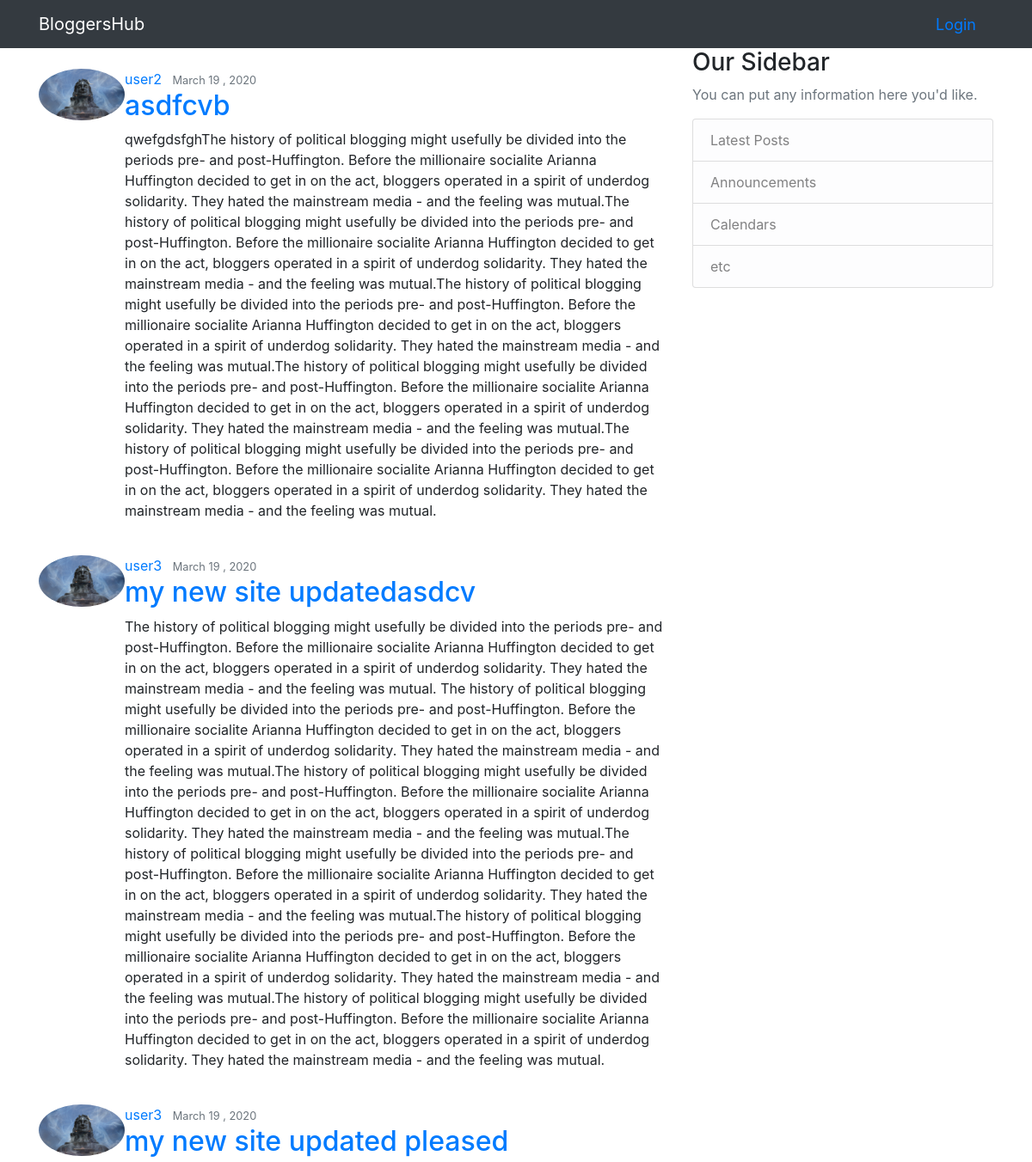
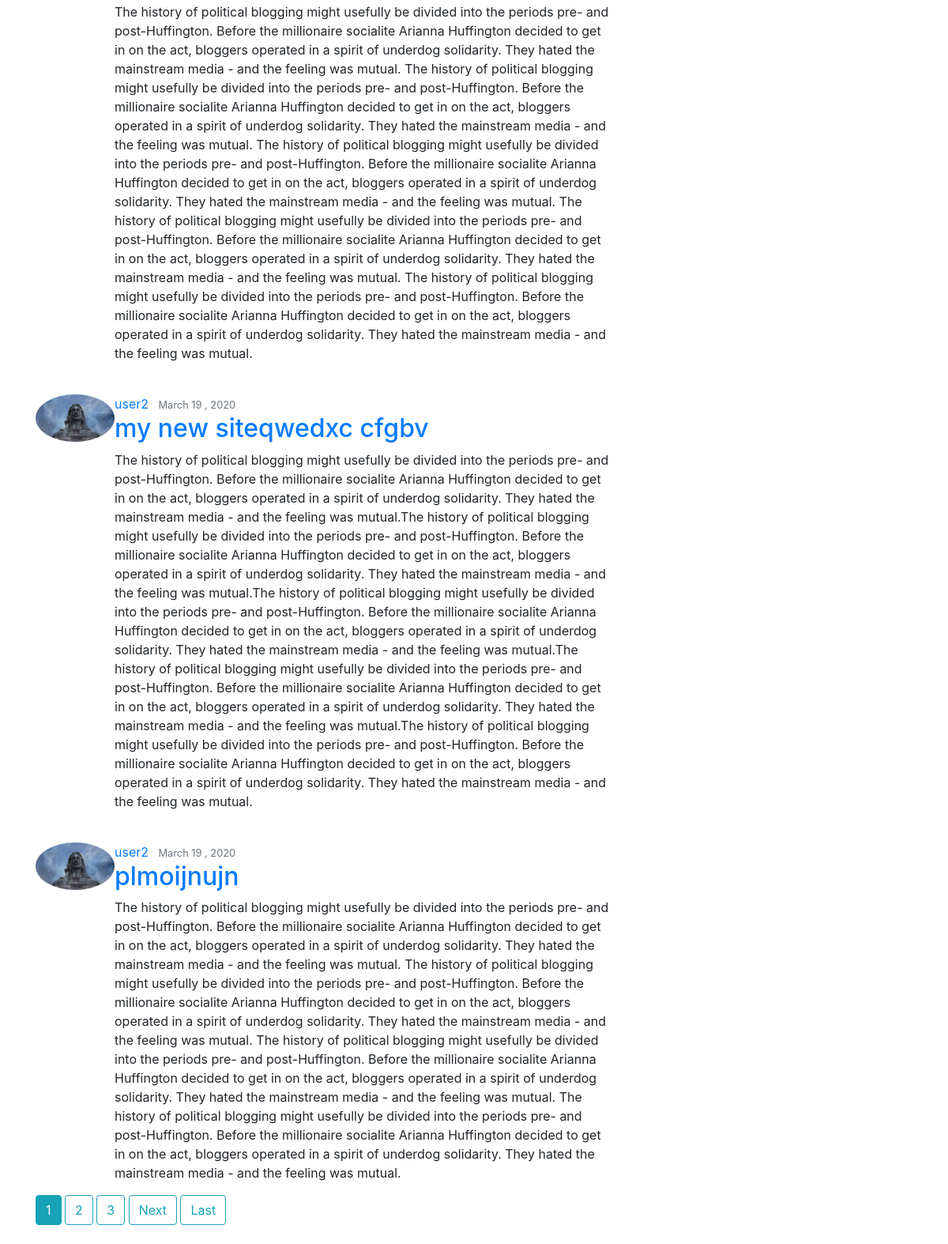
The page / on the database its author committed (2 pictures, top to bottom).
### posts/models.py (models this page shows, shortened)
class Post(models.Model):
    title = models.CharField(max_length=100)
    content = models.TextField()
    date_post = models.DateTimeField(default = timezone.now)
    author = models.ForeignKey(User, on_delete=models.CASCADE)

### users/models.py (models this page shows, shortened)
class profileModel(models.Model):
    user = models.OneToOneField(User,on_delete=models.CASCADE)
    image = models.ImageField(default='default.jpg',upload_to='images')

### posts/views.py (the view)
# urls.py: path('', PostListView.as_view(), name = 'index'),
class PostListView(ListView):
    model = Post
    template_name = 'posts/index.html'
    context_object_name = 'posts'
    ordering = ['-date_post']
    paginate_by = 5

### templates/posts/index.html (shortened to what this page needs)
{% extends 'posts/base.html' %}
{% load static %}
{% block content %}
 {% for i in posts %}
 <br>
      <article class="media content-section">
        <img class="rounded-circle article-img"  src="{{i.author.profilemodel.image.url}}" width="100px" alt="">
         <div class="media-body">
           <div class="article-metadata">
             <a class="mr-2" href="{% url 'userPost' i.author.username  %}">{{i.author}}</a>
             <small class="text-muted">{{i.date_post|date:"F d , Y"}}</small>
             </div>
           <h2><a class="article-title" href="{% url 'postDetail' i.id %}">{{i.title}}</a></h2>
           <p class="article-content">{{i.content}}</p>
         </div>
       </article>
{% endfor%}
{% if is_paginated %}
      {% for num in page_obj.paginator.page_range %}
        {% if page_obj.number == num %}
          <a class="btn btn-info mb-4" href="?page={{ num }}">{{ num }}</a>
        {% elif num > page_obj.number|add:'-3' and num < page_obj.number|add:'3' %}
          <a class="btn btn-outline-info mb-4" href="?page={{ num }}">{{ num }}</a>
        {% endif %}
      {% endfor %}
      {% if page_obj.has_next %}
        <a class="btn btn-outline-info mb-4" href="?page={{ page_obj.next_page_number }}">Next</a>
        <a class="btn btn-outline-info mb-4" href="?page={{ page_obj.paginator.num_pages }}">Last</a>
      {% endif %}
    {% endif %}
{% endblock %}

### templates/posts/base.html (shortened to what this page needs)
{% load static %}
<!DOCTYPE html>
<html lang="en" dir="ltr">
  <head>
    <link rel="stylesheet" href="https://stackpath.bootstrapcdn.com/bootstrap/4.4.1/css/bootstrap.min.css">
  </head>
    <body>
      {% include 'posts/navbar.html'%}
            <main role="main" class="container">
             <div class="row">
               <div class="col-md-8">
                 {% block content %}{% endblock %}
               </div>
               <div class="col-md-4">
                 <div class="content-section">
                   <h3>Our Sidebar</h3>
                   <p class='text-muted'>You can put any information here you'd like.
                     <ul class="list-group">
                       <li class="list-group-item list-group-item-light">Latest Posts</li>
                       <li class="list-group-item list-group-item-light">Announcements</li>
                       <li class="list-group-item list-group-item-light">Calendars</li>
                       <li class="list-group-item list-group-item-light">etc</li>
                     </ul>
                   </p>
                 </div>
               </div>
             </div>
           </main>
  </body>
  </html>

### templates/posts/navbar.html (shortened to what this page needs)
{% load static %}
<nav class="navbar navbar-expand-lg navbar-dark bg-dark">
  <div class="container">
  <a class="navbar-brand" href="{% url 'index' %}">BloggersHub</a>
  {% if user.is_authenticated %}
  <div class="collapse navbar-collapse" id="navbarSupportedContent">
    <ul class="navbar-nav mr-auto">
      <li class="nav-item active">
        <a class="nav-link" href="{% url 'index' %}">Home <span class="sr-only">(current)</span></a>
      </li>
      <li class="nav-item">
        <a class="nav-link" href="{% url 'profile' %}">User Profile</a>
      </li>
      <li class="nav-item">
        <a class="nav-link" href="{% url 'postCreate' %}">New Post</a>
      </li>
    </ul>
  </div>
    <span class="hello-msg">Hello, {{request.user}}</span>
    <span class="hello-msg">
       <a class="nav-link" href="{% url 'logout' %}">Logout</a>
    </span>
    {% else %}
   <span class="hello-msg">
      <a  href="{% url 'login' %}">Login</a>
   </span>
   {% endif %}
     </div>
</nav>

### templates/posts/navbar.html (style rules this page uses)
.hello-msg { font-size: 18px; color: #fff; margin-right: 20px; }

### rows shown on the page
Post: author.profilemodel.image (placeholder picture), author "user2", date_post "March 19 , 2020", title "asdfcvb", content "qwefgdsfghThe history of political blogging might usefully be divided into the periods pre- and post-Huffington. Before the millionaire socialite Arianna Huffington decided to get in on the act, bloggers operated in a spirit of underdog solidarity. They hated the mainstream media - and the feeling was mutual.The history of political blogging might usefully be divided into the periods pre- and post-Huffington. Before the millionaire socialite Arianna Huffington decided to get in on the act, bloggers operated in a spirit of underdog solidarity. They hated the mainstream media - and the feeling was mutual.The history of political blogging might usefully be divided into the periods pre- and…"
Post: author.profilemodel.image (placeholder picture), author "user3", date_post "March 19 , 2020", title "my new site updatedasdcv", content "The history of political blogging might usefully be divided into the periods pre- and post-Huffington. Before the millionaire socialite Arianna Huffington decided to get in on the act, bloggers operated in a spirit of underdog solidarity. They hated the mainstream media - and the feeling was mutual. The history of political blogging might usefully be divided into the periods pre- and post-Huffington. Before the millionaire socialite Arianna Huffington decided to get in on the act, bloggers operated in a spirit of underdog solidarity. They hated the mainstream media - and the feeling was mutual.The history of political blogging might usefully be divided into the periods pre- and…"
Post: author.profilemodel.image (placeholder picture), author "user3", date_post "March 19 , 2020", title "my new site updated pleased", content "The history of political blogging might usefully be divided into the periods pre- and post-Huffington. Before the millionaire socialite Arianna Huffington decided to get in on the act, bloggers operated in a spirit of underdog solidarity. They hated the mainstream media - and the feeling was mutual. The history of political blogging might usefully be divided into the periods pre- and post-Huffington. Before the millionaire socialite Arianna Huffington decided to get in on the act, bloggers operated in a spirit of underdog solidarity. They hated the mainstream media - and the feeling was mutual. The history of political blogging might usefully be divided into the periods pre- and…"
Post: author.profilemodel.image (placeholder picture), author "user2", date_post "March 19 , 2020", title "my new siteqwedxc cfgbv", content "The history of political blogging might usefully be divided into the periods pre- and post-Huffington. Before the millionaire socialite Arianna Huffington decided to get in on the act, bloggers operated in a spirit of underdog solidarity. They hated the mainstream media - and the feeling was mutual.The history of political blogging might usefully be divided into the periods pre- and post-Huffington. Before the millionaire socialite Arianna Huffington decided to get in on the act, bloggers operated in a spirit of underdog solidarity. They hated the mainstream media - and the feeling was mutual.The history of political blogging might usefully be divided into the periods pre- and…"
Post: author.profilemodel.image (placeholder picture), author "user2", date_post "March 19 , 2020", title "plmoijnujn", content "The history of political blogging might usefully be divided into the periods pre- and post-Huffington. Before the millionaire socialite Arianna Huffington decided to get in on the act, bloggers operated in a spirit of underdog solidarity. They hated the mainstream media - and the feeling was mutual. The history of political blogging might usefully be divided into the periods pre- and post-Huffington. Before the millionaire socialite Arianna Huffington decided to get in on the act, bloggers operated in a spirit of underdog solidarity. They hated the mainstream media - and the feeling was mutual. The history of political blogging might usefully be divided into the periods pre- and…"

### other values the page prints
{{ num }} "1"
{{ num }} "2" "3"
